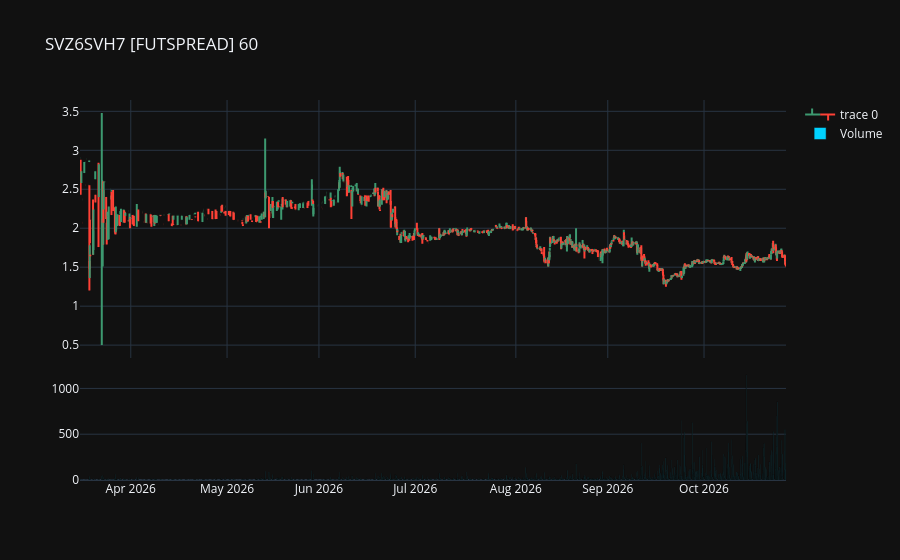

Here is the notebook cell this chart was saved with:
### Code cell
import pandas as pd
import numpy as np
import matplotlib.pyplot as plt
import plotly.graph_objects as go
from sktime.transformations.series.outlier_detection import HampelFilter
from sktime.transformations.series.impute import Imputer
from plotly.subplots import make_subplots

df = pd.read_csv(r'C:\Users\user\Desktop\ДАННЫЕ ПО MOEX\SPREADS\SILV-12.26-3.27 [Price].csv')
df['<DATE>'] = pd.to_datetime(df['<DATE>'], format="%Y%m%d")
df["DATETIME"] = pd.to_datetime(
    df["<DATE>"].astype(str) + " " +
    df["<TIME>"].astype(str).str.zfill(6),
    format="%Y-%m-%d %H%M%S")
df.insert(2, "DATETIME", df.pop('DATETIME'))
del df['<DATE>'], df['<TIME>']
df.rename(columns={'<TICKER>':'TICKER','<OPEN>': 'OPEN','<HIGH>' : 'HIGH', '<LOW>' : 'LOW' ,'<CLOSE>': 'CLOSE'}, inplace=True)
data1 = go.Ohlc(close=df['CLOSE'], high=df['HIGH'], low=df['LOW'], open=df['OPEN'], x=df['DATETIME'])
chart_title = str(df['TICKER'].iloc[1]) +' ' + str(df['<PER>'].iloc[1])
fig = make_subplots(rows=2, cols=1, shared_xaxes=True, vertical_spacing=0.03, row_heights=[0.7, 0.3],)
fig.add_trace(data1, row=1, col=1)
fig.add_trace(go.Bar(x=df['DATETIME'], y=df['<VOL>'], name='Volume', marker_color='#00D2FF', opacity=1.0), row=2, col=1)
fig.update_xaxes(rangeslider_visible=False, rangebreaks=[dict(bounds=["sat", "mon"])])
fig.update_layout(title=chart_title)
fig

### Figure 1 — Plotly figure (JSON) as saved in the notebook; plotly's stock layout.template omitted (floating-point values rounded to 4 significant figures; data arrays with more than 128 entries replaced by an {"elided": "..."} marker saying what was removed)
{"data": [{"close": {"elided": "2122 float values"}, "high": {"elided": "2122 float values"}, "low": {"elided": "2122 float values"}, "open": {"elided": "2122 float values"}, "x": {"elided": "2122 str values"}, "type": "ohlc", "xaxis": "x", "yaxis": "y"}, {"marker": {"color": "#00D2FF"}, "name": "Volume", "opacity": 1.0, "x": {"elided": "2122 str values"}, "y": {"elided": "2122 float values"}, "type": "bar", "xaxis": "x2", "yaxis": "y2"}], "layout": {"xaxis": {"anchor": "y", "domain": [0.0, 1.0], "matches": "x2", "showticklabels": false, "rangeslider": {"visible": false}, "rangebreaks": [{"bounds": ["sat", "mon"]}]}, "yaxis": {"anchor": "x", "domain": [0.321, 1.0]}, "xaxis2": {"anchor": "y2", "domain": [0.0, 1.0], "rangeslider": {"visible": false}, "rangebreaks": [{"bounds": ["sat", "mon"]}]}, "yaxis2": {"anchor": "x2", "domain": [0.0, 0.291]}, "title": {"text": "SVZ6SVH7 [FUTSPREAD] 60"}}}
